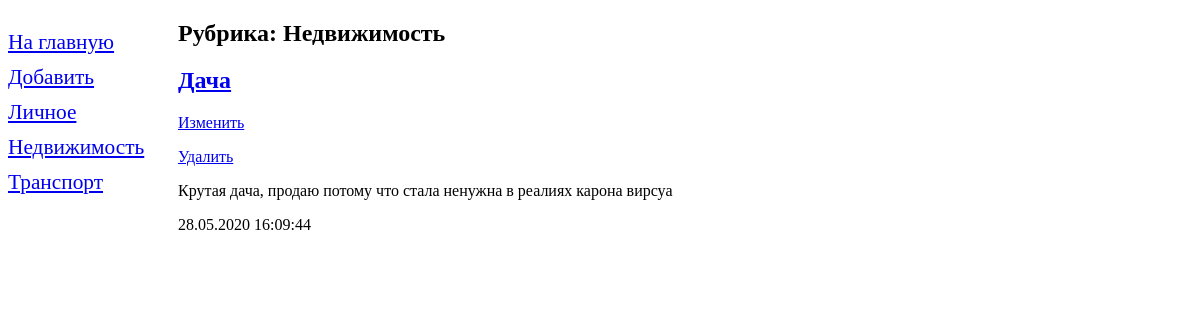
The page /bboard/2/ on the database its author committed.
### bboard/models.py (models this page shows, shortened)
class Rubric(models.Model):
	name = models.CharField(max_length = 20, db_index = True, verbose_name = 'Название')
	class Meta:
		verbose_name_plural = 'Рубрики'
		verbose_name = 'Рубрика'
		ordering = ['name']

class Bb(models.Model):
	title = models.CharField(max_length = 50, verbose_name = 'Название товара', validators = [validators.RegexValidator(regex = '')], error_messages = {'invalid':'Неправильное заполнение названия, уберите пожалуйста спец. символы'} ) # Текстовый тип данных, который говорит, что максимум 50 символов
	content = models.TextField(null = True, blank = True, verbose_name = 'Описание') # Тоже текстовый, но в этот раз неограничен по символам (необязателен к заполнению)
	price = models.FloatField(null = True, blank = True, verbose_name = 'Цена') # цифро-вещественный (необязателен)
	published = models.DateTimeField(auto_now_add = True, db_index = True, verbose_name = 'Дата публикации') # Дата и время (выставвляется само) db_index выставляет индексы в базе данных (понадобиться позже, когда будем соритровать по времени)
	rubric = models.ForeignKey('Rubric', null = True, on_delete = models.PROTECT, verbose_name = 'Рубрика') # Тут у нас связь один к многим (используется в выезжающем списке)
	class Meta:
		verbose_name_plural = 'Объявления' # Название модели в множественном числе
		verbose_name = 'Объявление' # Просто название модели
		ordering = ['-published'] # Соритровка полей по умолчанию

### bboard/views.py (the view)
# urls.py: path('<int:rubric_id>/', by_rubric, name = 'by_rubric'), # тут у нас параметезированный адрес на каждую рубрику
def by_rubric(request, rubric_id):
	bbs = Bb.objects.filter(rubric = rubric_id)
	rubrics = Rubric.objects.all()
	current_rubric = Rubric.objects.get(pk = rubric_id)
	context = {'bbs':bbs, 'rubrics':rubrics, 'current_rubric':current_rubric}
	return render(request, 'bboard/by_rubric.html', context)

### bboard/templates/bboard/by_rubric.html (shortened to what this page needs)
<!DOCTYPE html>
<html>
	<head>
		{% extends 'layout/basic.html' %}
		{% block content %}
		<h2>Рубрика: {{ current_rubric.name }}</h2>
		{% for bb in bbs %}
			<div>
				<h2><a href="{% url 'detail' bb.pk %}">{{ bb.title }}</a></h2>
				<p><a href="{% url 'edit' bb.pk %}">Изменить</a></p>
				<p><a href="{% url 'delete' bb.pk %}">Удалить</a></p>
				<p>{{ bb.content }}</p>
				<p>{{ bb.published|date:"d.m.Y H:i:s" }}</p>
			</div>
		{% endfor %}
		{% endblock %}

### bboard/templates/layout/basic.html (shortened to what this page needs)
{% load static%}
<!DOCTYPE html>
<html>
<head>
	<link rel="stylesheet" type="text/css" href="{% static 'bboard/style.css' %}">
</head>
<body>
	<nav>
		<a href="{% url 'index' %}">На главную</a>
		<a href="{% url 'add' %}">Добавить</a>
		{% for rubric in rubrics %}
		<a href="{% url 'by_rubric' rubric.pk %}">{{ rubric.name }}</a>
		{% endfor %}
	</nav>
	<section>
		{% block content %}
		{% endblock %}
	</section>
</body>
</html>

### bboard/static/bboard/style.css (style rules this page uses)
nav { font-size: 16pt; width: 150px; float: left; }
nav a { display: block; margin: 10px 0px; }
section { margin-left: 170px; }

### rows shown on the page
Rubric: name "Личное"
Rubric: name "Недвижимость"
Rubric: name "Транспорт"
Bb: title "Дача", content "Крутая дача, продаю потому что стала ненужна в реалиях карона вирсуа", published "28.05.2020 16:09:44"
